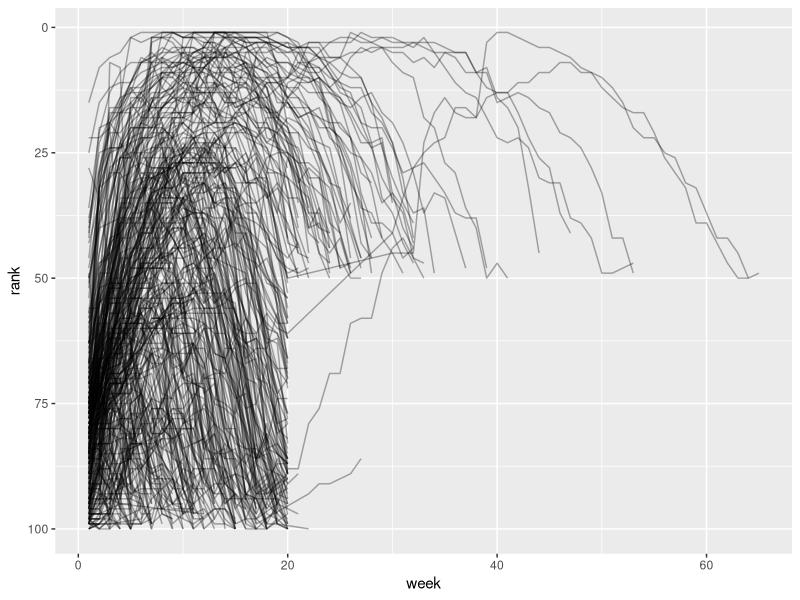

The R script that drew this image:
## ---- chunk 1
knitr::opts_chunk$set(echo = TRUE, eval = TRUE, message = FALSE, cache = FALSE)
knitr::opts_knit$set(root.dir = here::here("content/codeclub/S05E02"))
## ---- chunk 2
library(tidyverse)

# You should have the tidyverse installed, but if not, do so using:
# install.packages("tidyverse")
## ---- chunk 3
table1
## ---- chunk 4
table2
## ---- chunk 5
table3
## ---- chunk 6
table4a

table4b
## ---- chunk 7
# Compute rate per 10,000
table1 |>
  mutate(
    rate = cases / population * 10000
  )
## ---- chunk 8
# Row-wise tibble creation with the 'tribble()' function
df <- tribble(
  ~var, ~col1, ~col2,
   "A",     1,     2,
   "B",     3,     4,
   "C",     5,     6
)

df
## ---- chunk 9
df |> 
  pivot_longer(
    cols = col1:col2,
    names_to = "names",
    values_to = "values"
  )
## ---- chunk 10
billboard 
## ---- chunk 11
billboard |> 
  pivot_longer(
    cols = starts_with("wk"), 
    names_to = "week", 
    values_to = "rank"
  )
## ---- chunk 12
billboard |> 
  pivot_longer(
    cols = starts_with("wk"), 
    names_to = "week", 
    values_to = "rank",
    values_drop_na = TRUE
  )
## ---- chunk 13
billboard_tidy <- billboard |> 
  pivot_longer(
    cols = starts_with("wk"), 
    names_to = "week", 
    values_to = "rank",
    values_drop_na = TRUE
  ) |> 
  mutate(
    week = parse_number(week)
  )

billboard_tidy
## ---- chunk 14
billboard_tidy |> 
  ggplot(aes(x = week, y = rank, group = track)) + 
  geom_line(alpha = 1/3) + 
  scale_y_reverse()
## ---- chunk 15
table_pivot_long1 <- table1 |>
  pivot_longer(cols = starts_with("cases"), 
                            names_to = "type", 
                            values_to = "count")

table_pivot_long1
## ---- chunk 16
dim(table_pivot_long1)
## ---- chunk 17
table_pivot_long1 |>
  mutate(rate = count / population * 1000)
